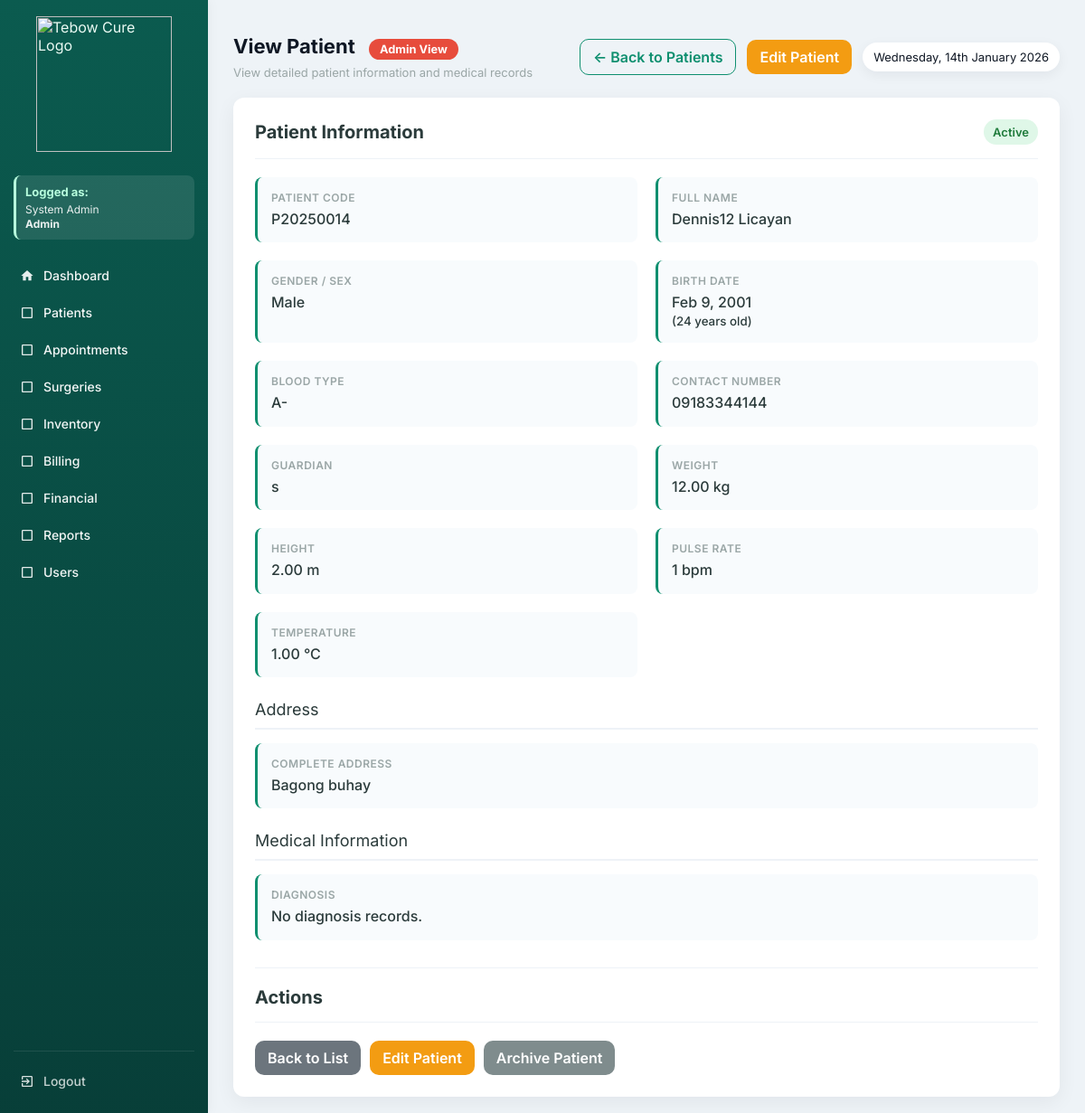
The app's page /patient_view.php?id=20 (signed in), older data.
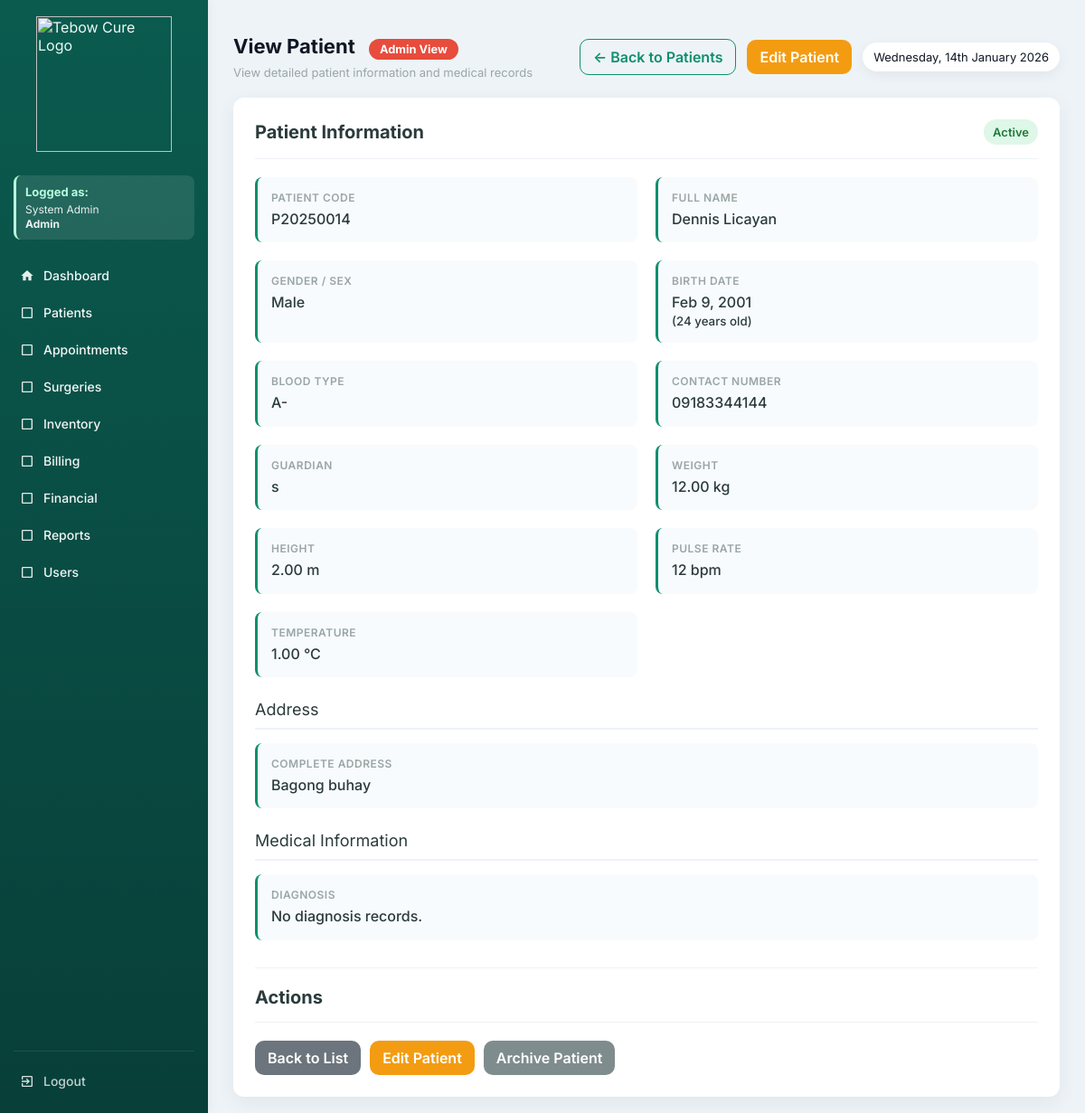
The same page, newer data.
### tables this page shows
CREATE TABLE `patients` (
  `id` int(11) NOT NULL,
  `patient_code` varchar(20) DEFAULT NULL,
  `first_name` varchar(100) DEFAULT NULL,
  `last_name` varchar(100) DEFAULT NULL,
  `gender` varchar(10) DEFAULT NULL,
  `sex` enum('Male','Female') DEFAULT NULL,
  `birth_date` date DEFAULT NULL,
  `phone` varchar(50) DEFAULT NULL,
  `address` text DEFAULT NULL,
  `guardian` varchar(100) DEFAULT NULL,
  `blood_type` varchar(10) DEFAULT NULL,
  `weight` decimal(5,2) DEFAULT NULL,
  `height` decimal(5,2) DEFAULT NULL,
  `pulse_rate` int(11) DEFAULT NULL,
  `temperature` decimal(4,2) DEFAULT NULL,
  `guardian_name` varchar(150) DEFAULT NULL,
  `created_at` timestamp NOT NULL DEFAULT current_timestamp(),
  `is_archived` tinyint(1) DEFAULT 0,
  `archived_at` datetime DEFAULT NULL,
  `archived_by` int(11) DEFAULT NULL
);

### functions.php (called while the page is built, shortened)
<?php
function fetchOne($conn, $sql, $types = null, $params = [])
{
    $stmt = $conn->prepare($sql);
    if ($types) {
        $stmt->bind_param($types, ...$params);
    }
    $stmt->execute();
    $res = $stmt->get_result();
    $row = $res->fetch_assoc();
    return $row;
}
?>

### patient_view.php (the view, shortened to what the changed rows need)
<?php
require 'config.php';
require 'functions.php';
$current_role = $_SESSION['role'] ?? 'Guest';
$patient_id = (int)$_GET['id'];
$patient = fetchOne($conn, "
    SELECT
        p.*,
        TIMESTAMPDIFF(YEAR, p.birth_date, CURDATE()) AS age,
        GROUP_CONCAT(DISTINCT m.diagnosis SEPARATOR ', ') AS diagnosis,
        u.full_name AS archived_by_name,
        CASE WHEN p.is_archived = 1 THEN 'Archived' ELSE 'Active' END as status_text
    FROM patients p
    LEFT JOIN medical_records m ON p.id = m.patient_id
    LEFT JOIN users u ON p.archived_by = u.id
    WHERE p.id = ?
    GROUP BY p.id
", "i", [$patient_id]);
?>
<!DOCTYPE html>
<html lang="en">
<head>
</head>
<body>
  <div class="app">
    <div class="main" id="mainContent">
      <div class="topbar">
        <div class="top-left">
          <h1>View Patient
            <span class="role-badge role-<?php echo strtolower($current_role); ?>">
              <?php echo htmlspecialchars($current_role); ?> View
            </span>
          </h1>
        </div>
      </div>
      <div class="patient-card">
        <div class="patient-info-grid">
          <div class="info-group">
            <div class="info-label">Patient Code</div>
            <div class="info-value"><?php echo htmlspecialchars($patient['patient_code']); ?></div>
          </div>
          <div class="info-group">
            <div class="info-label">Full Name</div>
            <div class="info-value"><?php echo htmlspecialchars($patient['first_name'] . ' ' . $patient['last_name']); ?></div>
          </div>
          <div class="info-group">
            <div class="info-label">Gender / Sex</div>
            <div class="info-value"><?php echo htmlspecialchars($patient['gender'] ?? $patient['sex'] ?? 'N/A'); ?></div>
          </div>
          <div class="info-group">
            <div class="info-label">Birth Date</div>
            <div class="info-value">
              <?php echo !empty($patient['birth_date']) ? date('M j, Y', strtotime($patient['birth_date'])) : 'N/A'; ?>
              <?php if (!empty($patient['age'])): ?>
                <br><small>(<?php echo $patient['age']; ?> years old)</small>
              <?php endif; ?>
            </div>
          </div>
          <div class="info-group">
            <div class="info-label">Blood Type</div>
            <div class="info-value"><?php echo htmlspecialchars($patient['blood_type'] ?? 'N/A'); ?></div>
          </div>
          <div class="info-group">
            <div class="info-label">Contact Number</div>
            <div class="info-value"><?php echo htmlspecialchars($patient['phone'] ?? 'N/A'); ?></div>
          </div>
          <div class="info-group">
            <div class="info-label">Guardian</div>
            <div class="info-value"><?php echo htmlspecialchars($patient['guardian_name'] ?? $patient['guardian'] ?? 'N/A'); ?></div>
          </div>
          <div class="info-group">
            <div class="info-label">Weight</div>
            <div class="info-value"><?php echo htmlspecialchars($patient['weight'] ?? 'N/A'); ?> kg</div>
          </div>
          <div class="info-group">
            <div class="info-label">Height</div>
            <div class="info-value"><?php echo htmlspecialchars($patient['height'] ?? 'N/A'); ?> m</div>
          </div>
          <div class="info-group">
            <div class="info-label">Pulse Rate</div>
            <div class="info-value"><?php echo htmlspecialchars($patient['pulse_rate'] ?? 'N/A'); ?> bpm</div>
          </div>
          <div class="info-group">
            <div class="info-label">Temperature</div>
            <div class="info-value"><?php echo htmlspecialchars($patient['temperature'] ?? 'N/A'); ?> °C</div>
          </div>
        </div>
        <div class="info-group" style="grid-column: 1 / -1;">
          <div class="info-label">Complete Address</div>
          <div class="info-value"><?php echo nl2br(htmlspecialchars($patient['address'] ?? 'N/A')); ?></div>
        </div>
      </div>
    </div>
  </div>
</body>
</html>

Row changes from the older to the newer data that the page shows:
changed patients "Male": first_name+last_name "Dennis12 Licayan" → "Dennis Licayan"; pulse_rate "1" → "12"
